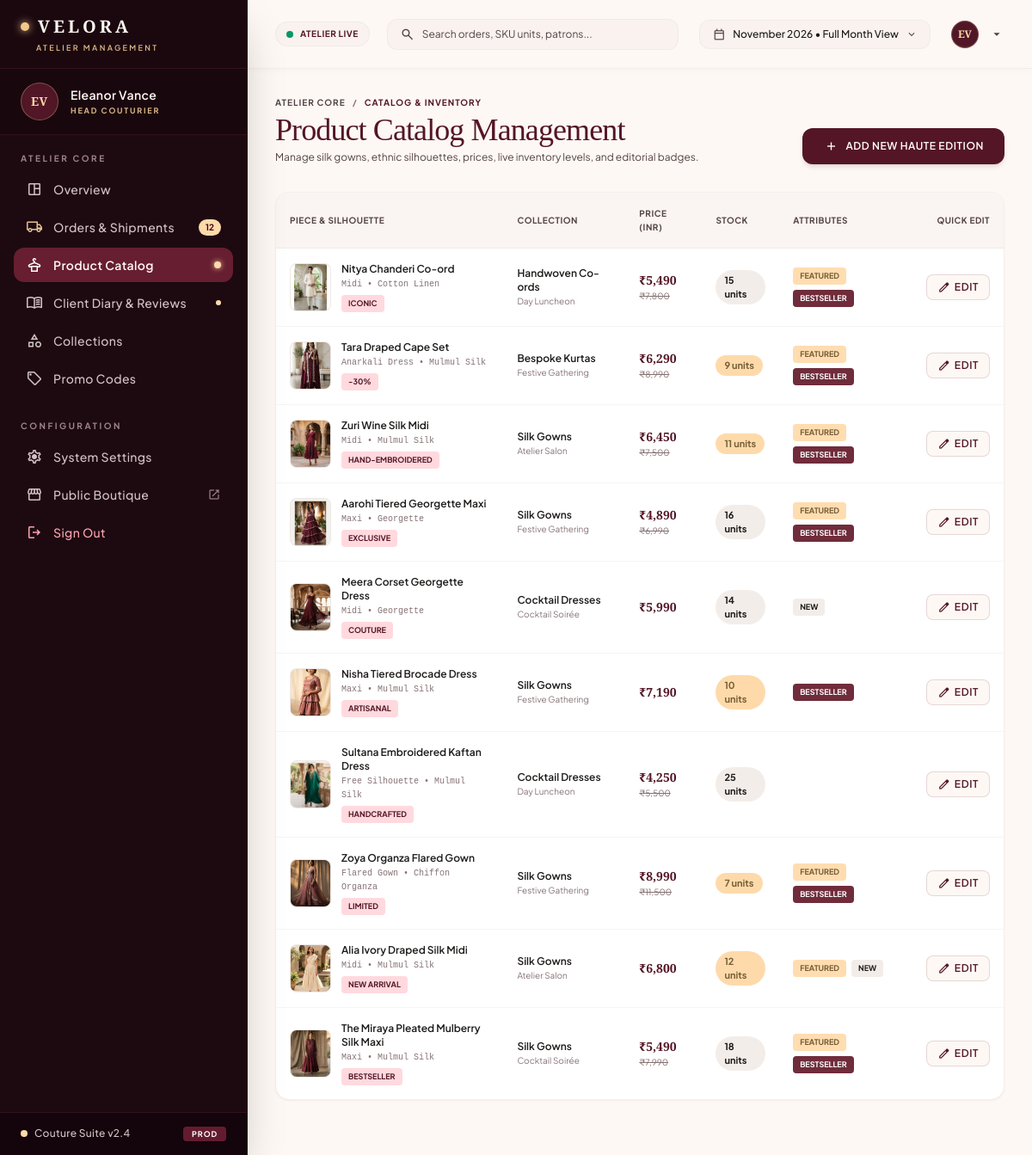
Screenshot of /admin/products.php (signed in) with the database file from the repository.
### tables this page shows
CREATE TABLE `products` (
  `id` INT UNSIGNED AUTO_INCREMENT PRIMARY KEY,
  `slug` VARCHAR(150) NOT NULL UNIQUE,
  `title` VARCHAR(255) NOT NULL,
  `subtitle` VARCHAR(255) NULL,
  `category_id` INT UNSIGNED NOT NULL,
  `silhouette` VARCHAR(100) NULL,
  `fabric` VARCHAR(150) NULL,
  `occasion` VARCHAR(150) NULL,
  `price` DECIMAL(10,2) NOT NULL,
  `original_price` DECIMAL(10,2) NULL,
  `discount_percent` INT UNSIGNED DEFAULT 0,
  `rating` DECIMAL(2,1) DEFAULT 4.9,
  `review_count` INT UNSIGNED DEFAULT 0,
  `badge` VARCHAR(50) NULL,
  `badge_type` ENUM('primary', 'secondary', 'tertiary', 'error') DEFAULT 'primary',
  `primary_image` VARCHAR(500) NOT NULL,
  `model_info` VARCHAR(255) DEFAULT 'Model is 5\'9", Bust 32B, Waist 25", wearing size S',
  `craftsmanship` TEXT NULL,
  `care_instructions` TEXT NULL,
  `is_featured` TINYINT(1) DEFAULT 0,
  `is_bestseller` TINYINT(1) DEFAULT 0,
  `is_new_arrival` TINYINT(1) DEFAULT 0,
  `stock_quantity` INT UNSIGNED DEFAULT 15,
  `created_at` TIMESTAMP DEFAULT CURRENT_TIMESTAMP,
  FOREIGN KEY (`category_id`) REFERENCES `categories`(`id`) ON DELETE CASCADE
);

CREATE TABLE `categories` (
  `id` INT UNSIGNED AUTO_INCREMENT PRIMARY KEY,
  `slug` VARCHAR(100) NOT NULL UNIQUE,
  `name` VARCHAR(150) NOT NULL,
  `description` TEXT NULL,
  `image_url` VARCHAR(500) NULL,
  `item_count` INT UNSIGNED DEFAULT 0,
  `created_at` TIMESTAMP DEFAULT CURRENT_TIMESTAMP
);

### admin/products.php (the view, shortened to what the rows shown need)
<?php
require_once __DIR__ . '/includes/admin_header.php';
$pdo = getDbConnection();
$sql = "SELECT p.*, c.name as category_name FROM products p JOIN categories c ON p.category_id = c.id WHERE 1=1";
$params = [];
$sql .= " ORDER BY p.id DESC";
$stmt = $pdo->prepare($sql);
$stmt->execute($params);
$products = $stmt->fetchAll();
?>
<div class="flex flex-col lg:flex-row lg:items-end justify-between gap-6 pb-8">
  <div>
    <h1 class="font-serif text-3xl md:text-4xl text-primary font-medium tracking-tight">Product Catalog Management</h1>
  </div>
</div>
<div class="bg-surface-container-lowest rounded-2xl shadow-sm border border-surface-container-high/60 overflow-hidden">
  <div class="overflow-x-auto">
    <table class="w-full text-left text-xs">
      <thead>
        <tr class="bg-surface-container-low/80 text-on-surface-variant text-[10px] uppercase tracking-wider border-b border-surface-container-high/60">
          <th class="py-4 px-4 font-bold">Piece &amp; Silhouette</th>
          <th class="py-4 px-4 font-bold">Collection</th>
          <th class="py-4 px-4 font-bold">Price (INR)</th>
          <th class="py-4 px-4 font-bold">Stock</th>
          <th class="py-4 px-4 font-bold">Attributes</th>
          <th class="py-4 px-4 font-bold text-right">Quick Edit</th>
        </tr>
      </thead>
      <tbody class="divide-y divide-surface-container-high/40">
        <?php foreach ($products as $prod): ?>
        <tr class="hover:bg-surface-container-low/40 transition-colors">
          <td class="py-4 px-4">
            <div class="flex items-center gap-3">
              <img src="<?= htmlspecialchars(veloraImageUrl($prod['primary_image'])) ?>" alt="<?= htmlspecialchars($prod['title']) ?>" class="w-12 h-14 object-cover rounded-lg bg-surface-container border border-surface-container-high/60 shrink-0"/>
              <div>
                <a href="../product.php?id=<?= $prod['id'] ?>" target="_blank" class="text-xs font-semibold text-on-surface hover:text-primary transition-colors block line-clamp-1">
                  <?= htmlspecialchars($prod['title']) ?>
                </a>
                <span class="text-[10px] text-outline font-mono block mt-0.5"><?= htmlspecialchars($prod['silhouette']) ?> • <?= htmlspecialchars($prod['fabric']) ?></span>
                <?php if (!empty($prod['badge'])): ?>
                <span class="inline-block px-2 py-0.5 rounded text-[9px] uppercase font-bold bg-primary-fixed text-primary mt-1">
                  <?= htmlspecialchars($prod['badge']) ?>
                </span>
                <?php endif; ?>
              </div>
            </div>
          </td>
          <td class="py-4 px-4">
            <span class="text-xs font-semibold text-on-surface"><?= htmlspecialchars($prod['category_name']) ?></span>
            <span class="text-[10px] text-outline block"><?= htmlspecialchars($prod['occasion']) ?></span>
          </td>
          <td class="py-4 px-4">
            <span class="font-serif text-sm font-bold text-primary">₹<?= number_format((float)$prod['price']) ?></span>
            <?php if (!empty($prod['original_price']) && $prod['original_price'] > $prod['price']): ?>
            <span class="text-[10px] text-outline line-through block">₹<?= number_format((float)$prod['original_price']) ?></span>
            <?php endif; ?>
          </td>
          <td class="py-4 px-4">
            <span class="inline-block px-2.5 py-1 rounded-full text-[11px] font-bold <?= $prod['stock_quantity'] <= 5 ? 'bg-error-container text-error' : ($prod['stock_quantity'] <= 12 ? 'bg-secondary-container text-on-secondary-container' : 'bg-surface-container text-on-surface') ?>">
              <?= $prod['stock_quantity'] ?> units
            </span>
          </td>
          <td class="py-4 px-4">
            <div class="flex items-center gap-1.5 flex-wrap">
              <?php if ($prod['is_featured']): ?>
              <span class="px-2 py-0.5 rounded text-[9px] uppercase font-bold bg-secondary-fixed text-secondary">Featured</span>
              <?php endif; ?>
              <?php if ($prod['is_bestseller']): ?>
              <span class="px-2 py-0.5 rounded text-[9px] uppercase font-bold bg-primary-container text-on-primary">Bestseller</span>
              <?php endif; ?>
              <?php if ($prod['is_new_arrival']): ?>
              <span class="px-2 py-0.5 rounded text-[9px] uppercase font-bold bg-surface-container text-on-surface">New</span>
              <?php endif; ?>
            </div>
          </td>
          <td class="py-4 px-4 text-right">
            <button onclick="editProductModal(<?= (int)$prod['id'] ?>)" class="px-3 py-1.5 bg-surface hover:bg-surface-container text-primary rounded-lg border border-outline-variant/60 text-xs font-semibold uppercase tracking-wider transition-colors inline-flex items-center gap-1 cursor-pointer">
              <span class="material-symbols-outlined text-[16px]">edit</span>
              Edit
            </button>
          </td>
        </tr>
        <?php endforeach; ?>
      </tbody>
    </table>
  </div>
</div>
<?php require_once __DIR__ . '/includes/admin_footer.php'; ?>

### admin/includes/admin_header.php (shortened to what the rows shown need)
<?php
require_once __DIR__ . '/admin_auth.php';
$adminUser = getLoggedInAdmin();
?>
<!DOCTYPE html>
<html lang="en">
<head>
  <script src="https://cdn.tailwindcss.com"></script>
</head>
<body class="bg-surface font-sans text-on-surface antialiased flex flex-col min-h-screen">
  <aside class="fixed left-0 top-0 h-screen w-72 bg-[#1d0a11] flex flex-col z-50 shadow-2xl border-r border-[#30121c] select-none text-left">
    <div class="px-6 py-4 border-b border-[#31121d] flex items-center gap-3.5 shrink-0 bg-[#16050c]/60">
      <div class="w-11 h-11 rounded-full bg-[#521727] border border-[#dfb987]/35 flex items-center justify-center shadow-inner shrink-0">
        <span class="font-serif text-sm font-semibold tracking-wider text-[#fedaaa]">
          <?= strtoupper(substr($adminUser['full_name'] ?? 'E', 0, 1)) . strtoupper(substr(strstr($adminUser['full_name'] ?? 'V', ' ') ?: 'V', 1, 1)) ?>
        </span>
      </div>
      <div class="flex flex-col overflow-hidden">
        <span class="text-sm font-semibold text-[#fff8f2] tracking-wide truncate">
          <?= htmlspecialchars($adminUser['full_name'] ?? 'Eleanor Vance') ?>
        </span>
        <span class="text-[9px] uppercase font-bold tracking-[0.2em] text-[#dfb987] truncate mt-0.5">
          <?= htmlspecialchars($adminUser['role'] ?? 'Head Couturier') ?>
        </span>
      </div>
    </div>
  </aside>
  <div class="pl-72">
    <header class="fixed top-0 left-72 right-0 h-20 bg-surface/90 backdrop-blur-xl z-40 shadow-[0_1px_8px_rgba(0,0,0,0.03)] border-b border-surface-container-high/60 px-8 flex items-center justify-between gap-6">
      <div class="flex items-center gap-4">
        <div class="relative group">
          <button class="flex items-center gap-3 pl-2 py-1 cursor-pointer">
            <div class="w-8 h-8 rounded-full bg-[#521727] text-[#fedaaa] flex items-center justify-center font-serif font-bold text-xs shadow-sm border border-[#dfb987]/30">
              <?= strtoupper(substr($adminUser['full_name'] ?? 'E', 0, 1)) . strtoupper(substr(strstr($adminUser['full_name'] ?? 'V', ' ') ?: 'V', 1, 1)) ?>
            </div>
            <span class="material-symbols-outlined text-[18px] text-on-surface-variant">arrow_drop_down</span>
          </button>
        </div>
      </div>
    </header>
    <main class="w-full pt-28 pb-16 bg-surface min-h-screen px-8">

### rows the page displays
products: primary_image (picture), title "Nitya Chanderi Co-ord", silhouette "Midi", fabric "Cotton Linen", badge "ICONIC", category.name "Handwoven Co-ords", occasion "Day Luncheon", price "5,490", original_price "7,800", stock_quantity "15", is_featured "FEATURED", is_bestseller "BESTSELLER"
products: primary_image (picture), title "Tara Draped Cape Set", silhouette "Anarkali Dress", fabric "Mulmul Silk", badge "-30%", category.name "Bespoke Kurtas", occasion "Festive Gathering", price "6,290", original_price "8,990", stock_quantity "9", is_featured "FEATURED", is_bestseller "BESTSELLER"
products: primary_image (picture), title "Zuri Wine Silk Midi", silhouette "Midi", fabric "Mulmul Silk", badge "HAND-EMBROIDERED", category.name "Silk Gowns", occasion "Atelier Salon", price "6,450", original_price "7,500", stock_quantity "11", is_featured "FEATURED", is_bestseller "BESTSELLER"
products: primary_image (picture), title "Aarohi Tiered Georgette Maxi", silhouette "Maxi", fabric "Georgette", badge "EXCLUSIVE", category.name "Silk Gowns", occasion "Festive Gathering", price "4,890", original_price "6,990", stock_quantity "16", is_featured "FEATURED", is_bestseller "BESTSELLER"
products: primary_image (picture), title "Meera Corset Georgette Dress", silhouette "Midi", fabric "Georgette", badge "COUTURE", category.name "Cocktail Dresses", occasion "Cocktail Soirée", price "5,990", stock_quantity "14", is_new_arrival "NEW"
products: primary_image (picture), title "Nisha Tiered Brocade Dress", silhouette "Maxi", fabric "Mulmul Silk", badge "ARTISANAL", category.name "Silk Gowns", occasion "Festive Gathering", price "7,190", stock_quantity "10", is_bestseller "BESTSELLER"
products: primary_image (picture), title "Sultana Embroidered Kaftan Dress", silhouette "Free Silhouette", fabric "Mulmul Silk", badge "HANDCRAFTED", category.name "Cocktail Dresses", occasion "Day Luncheon", price "4,250", original_price "5,500", stock_quantity "25"
products: primary_image (picture), title "Zoya Organza Flared Gown", silhouette "Flared Gown", fabric "Chiffon Organza", badge "LIMITED", category.name "Silk Gowns", occasion "Festive Gathering", price "8,990", original_price "11,500", stock_quantity "7", is_featured "FEATURED", is_bestseller "BESTSELLER"
products: primary_image (picture), title "Alia Ivory Draped Silk Midi", silhouette "Midi", fabric "Mulmul Silk", badge "NEW ARRIVAL", category.name "Silk Gowns", occasion "Atelier Salon", price "6,800", stock_quantity "12", is_featured "FEATURED", is_new_arrival "NEW"
products: primary_image (picture), title "The Miraya Pleated Mulberry Silk Maxi", silhouette "Maxi", fabric "Mulmul Silk", badge "BESTSELLER", category.name "Silk Gowns", occasion "Cocktail Soirée", price "5,490", original_price "7,990", stock_quantity "18", is_featured "FEATURED", is_bestseller "BESTSELLER"

### other values shown
substr($adminUser['full_name'] ?? 'E', 0, 1) "E"
substr(strstr($adminUser['full_name'] ?? 'V', ' ') ?: 'V', 1, 1) "V"
$adminUser['full_name'] "Eleanor Vance"
$adminUser['role'] "HEAD COUTURIER"
max($pendingOrdersCount, 12) "12"
